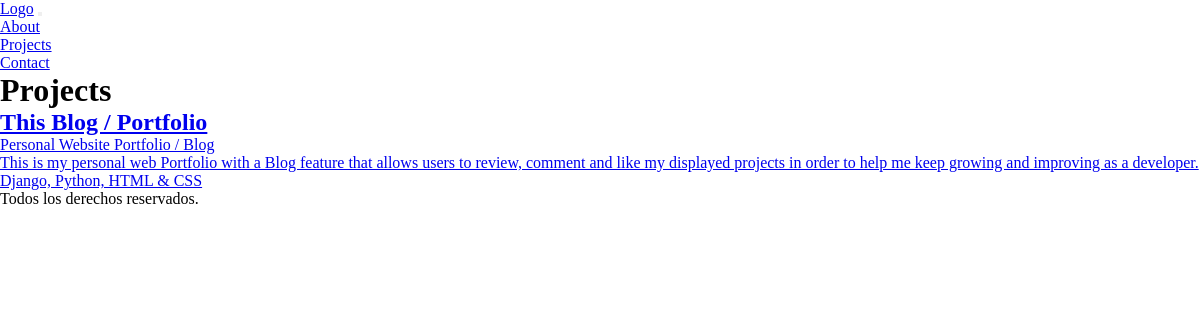
/posts/, run on an earlier commit of the app's database.
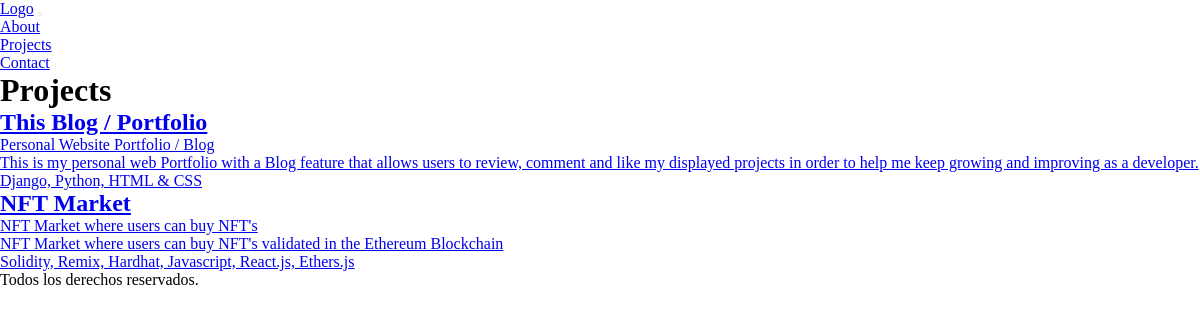
And on a later commit of the database.
### Post/models.py (models this page shows, shortened)
class Post(models.Model):
    title = models.CharField(max_length=100)
    caption = models.TextField()
    image = models.ImageField(null=True, blank=True, upload_to=f'media/posts_images/{title}')
    description = models.TextField()
    rating = models.FloatField(default=0.0)
    tech_used = models.TextField()
    num_reviews = models.IntegerField(default=0)
    created_at = models.DateTimeField(auto_now_add=True)
    updated_at = models.DateTimeField(auto_now=True)
    github_link = models.CharField(max_length=100, null=True, blank=True)
    website_link = models.CharField(max_length=100, null=True, blank=True)
    likes = models.IntegerField(default=0)

### Post/views.py (the view)
# urls.py: path('', views.get_all_posts, name='all_posts'),
def get_all_posts(request):
    posts = Post.objects.all()
    context = {
        'posts': posts,
    }
    return render(request, 'pages/Post/all_posts.html', context)

### templates/pages/Post/all_posts.html (shortened to what this page needs)
{% extends 'base.html' %}
{% load static %}
{% block content %}
<h1>Projects</h1>
{% for post in posts %}
    <a href="{% url 'post' post.id %}">
        <div>
            <h2>{{post.title}}</h2>
            <p>{{post.caption}}</p>
            <p>{{post.description}}</p>
            <p>{{post.tech_used}}</p>
        </div>
    </a>
{% endfor %}
{% endblock %}

What changed in the data, as far as the page shows it:
added Post: title "NFT Market", caption "NFT Market where users can buy NFT's", description "NFT Market where users can buy NFT's validated in the Ethereum Blockchain", tech_used "Solidity, Remix, Hardhat, Javascript, React.js, Ethers.js"
